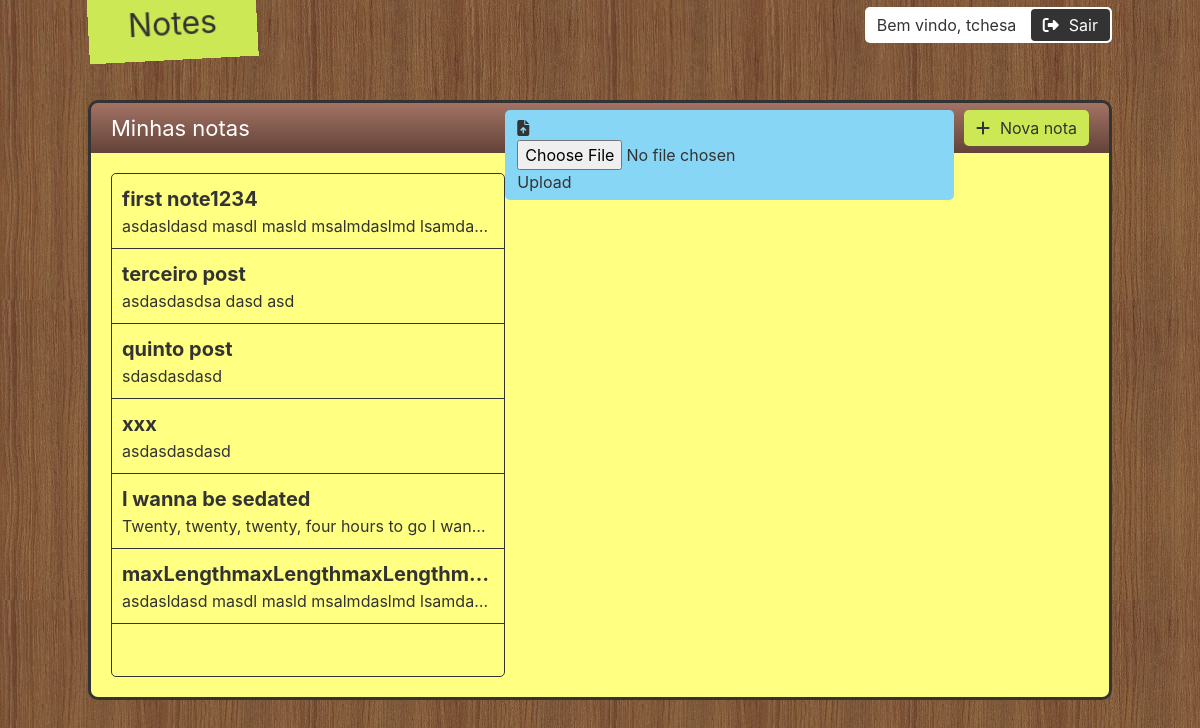
Page / (signed in) on the earlier database version.
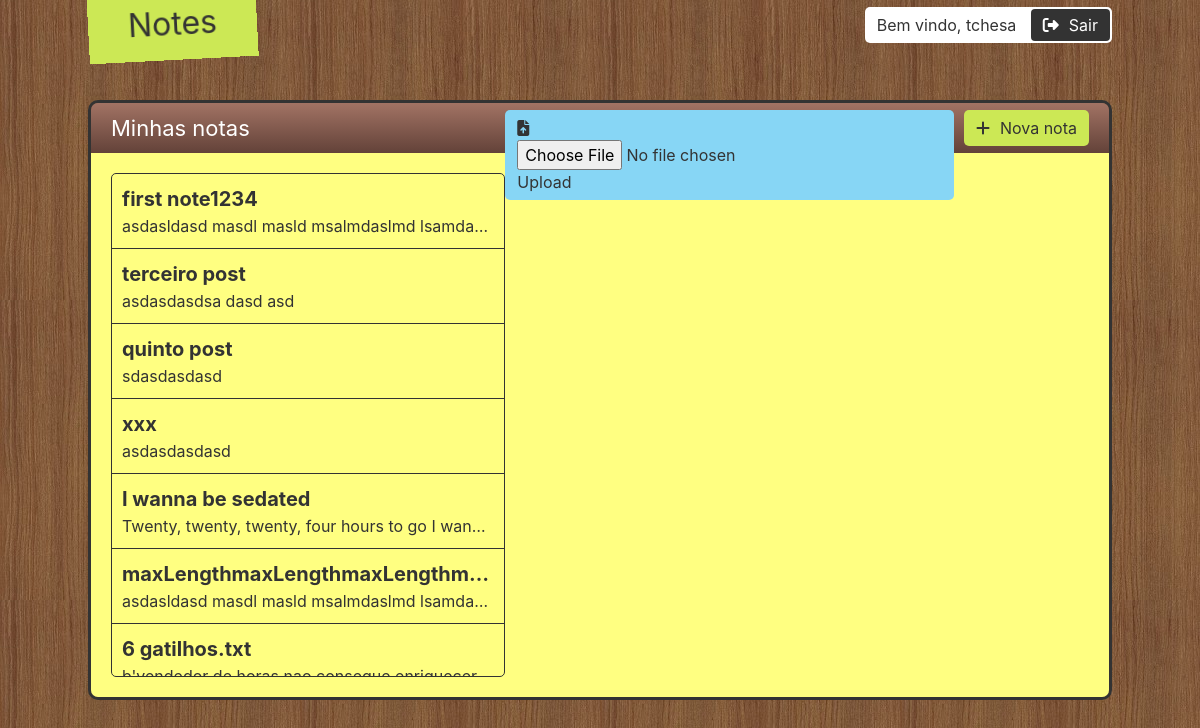
Same page on the later database version.
### storage/models.py (models this page shows)
class Note(models.Model):
    user = models.ForeignKey(User, default=1, on_delete=models.CASCADE)
    title = models.CharField(max_length=120)
    content = models.TextField(null=True, blank=True)

### storage/views.py (the view)
# urls.py: path('', list_note_page),
@login_required
def list_note_page(request):
    notes = Note.objects.filter(user=request.user)
    context = {'notes': notes}
    return render(request, 'notes.html', context)

### templates/notes.html (shortened to what this page needs)
{% extends 'base.html' %}
{% block content %}
    <div class='book'>
        <div class='book-hd'>
            <span class='title'>Minhas notas</span>
            <a class='new' href='/new'>
                <i class="fas fa-plus"></i><span>Nova nota</span>
            </a>
            <a class='upload mr'>
                <form method='POST' action="/upload/" enctype="multipart/form-data">{% csrf_token %}
                    <i class="fas fa-file-upload"></i>
                    <span>
                        <input class="submit-button" type="file" accept=".txt" name="filename" placeholder="Upload"
                               onchange="form.submit()"/>Upload
                    </span>
                </form>
            </a>
        </div>
        <div class='book-bd'>
            <ul class='notes-list'>
                {% for note in notes %}
                    <li>
                        <a href='{{ note.id }}'>
                            <span class='title'>{{ note.title }}</span>
                            <span class='content'>{{ note.content }}</span>
                        </a>
                    </li>
                {% endfor %}
            </ul>
        </div>
    </div>
{% endblock %}

Differences in the rows shown:
added Note: title "6 gatilhos.txt", content "b'vendedor de horas nao consegue enriquecer…"
